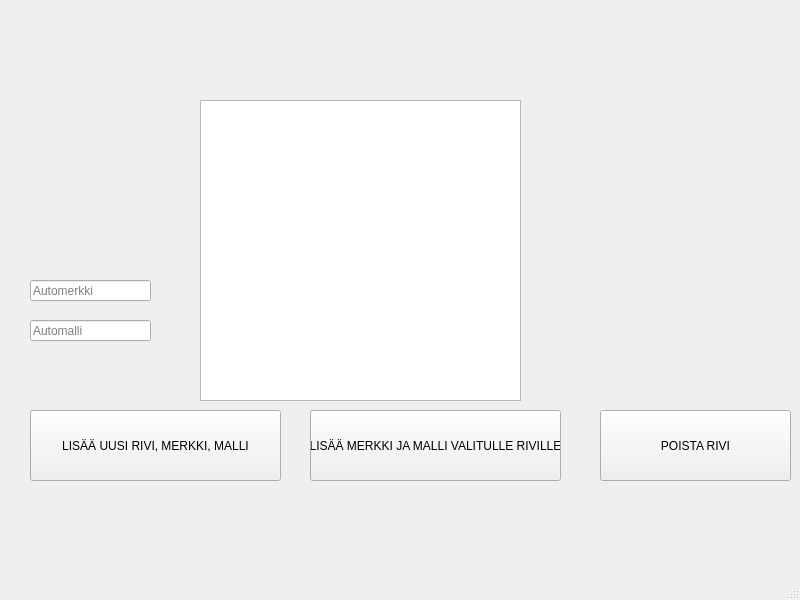
<?xml version="1.0" encoding="UTF-8"?>
<ui version="4.0">
 <class>MainWindow</class>
 <widget class="QMainWindow" name="MainWindow">
  <property name="geometry">
   <rect>
    <x>0</x>
    <y>0</y>
    <width>800</width>
    <height>600</height>
   </rect>
  </property>
  <property name="windowTitle">
   <string>MainWindow</string>
  </property>
  <widget class="QWidget" name="centralwidget">
   <widget class="QTableWidget" name="tableWidget">
    <property name="geometry">
     <rect>
      <x>200</x>
      <y>100</y>
      <width>321</width>
      <height>301</height>
     </rect>
    </property>
    <property name="sizePolicy">
     <sizepolicy hsizetype="Expanding" vsizetype="Expanding">
      <horstretch>0</horstretch>
      <verstretch>0</verstretch>
     </sizepolicy>
    </property>
    <property name="sizeAdjustPolicy">
     <enum>QAbstractScrollArea::AdjustIgnored</enum>
    </property>
   </widget>
   <widget class="QLineEdit" name="lineEditBranch">
    <property name="geometry">
     <rect>
      <x>30</x>
      <y>280</y>
      <width>121</width>
      <height>21</height>
     </rect>
    </property>
    <property name="text">
     <string/>
    </property>
    <property name="placeholderText">
     <string>Automerkki</string>
    </property>
   </widget>
   <widget class="QLineEdit" name="lineEditModel">
    <property name="geometry">
     <rect>
      <x>30</x>
      <y>320</y>
      <width>121</width>
      <height>21</height>
     </rect>
    </property>
    <property name="text">
     <string/>
    </property>
    <property name="placeholderText">
     <string>Automalli</string>
    </property>
   </widget>
   <widget class="QPushButton" name="btnAdd">
    <property name="geometry">
     <rect>
      <x>30</x>
      <y>410</y>
      <width>251</width>
      <height>71</height>
     </rect>
    </property>
    <property name="text">
     <string>LISÄÄ UUSI RIVI, MERKKI, MALLI</string>
    </property>
   </widget>
   <widget class="QPushButton" name="btnUpdate">
    <property name="geometry">
     <rect>
      <x>310</x>
      <y>410</y>
      <width>251</width>
      <height>71</height>
     </rect>
    </property>
    <property name="text">
     <string>LISÄÄ MERKKI JA MALLI VALITULLE RIVILLE</string>
    </property>
   </widget>
   <widget class="QPushButton" name="btnDelete">
    <property name="geometry">
     <rect>
      <x>600</x>
      <y>410</y>
      <width>191</width>
      <height>71</height>
     </rect>
    </property>
    <property name="text">
     <string>POISTA RIVI</string>
    </property>
   </widget>
  </widget>
  <widget class="QMenuBar" name="menubar">
   <property name="geometry">
    <rect>
     <x>0</x>
     <y>0</y>
     <width>800</width>
     <height>22</height>
    </rect>
   </property>
  </widget>
  <widget class="QStatusBar" name="statusbar"/>
 </widget>
 <resources/>
 <connections/>
</ui>
